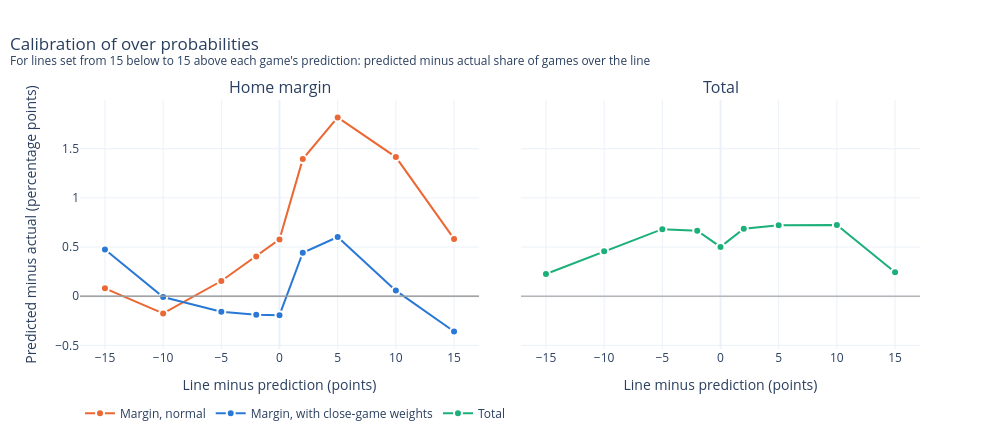

The notebook cell saved with this chart:
### Markdown cell above
## Calibration

### Code cell
cal = {"Margin, normal": totals.line_calibration(
           preds.assign(margin_sd=preds["margin_resid_sd"]), "margin"),
       "Margin, with close-game weights": totals.line_calibration(preds, "margin", weights),
       "Total": totals.line_calibration(preds, "total")}
plot_line_calibration(cal).show()

### Figure 1 — Plotly figure (JSON) as saved in the notebook; plotly's stock layout.template omitted (floating-point values rounded to 4 significant figures)
{"data": [{"customdata": [[87.71, 87.63], [77.99, 78.17], [65.13, 64.97], [56.39, 55.98], [50.36, 49.78], [44.29, 42.89], [35.38, 33.56], [22.18, 20.77], [12.31, 11.73]], "hovertemplate": "<b>Margin, normal</b><br>Line at prediction %{x:+d}<br>Predicted %{customdata[0]:.1f}%, actual %{customdata[1]:.1f}%<br>Gap %{y:+.2f} points<extra></extra>", "line": {"color": "#eb6834", "width": 2}, "marker": {"color": "#eb6834", "line": {"color": "white", "width": 2}, "size": 8}, "mode": "lines+markers", "name": "Margin, normal", "type": "scatter", "x": [-15, -10, -5, -2, 0, 2, 5, 10, 15], "xaxis": "x", "y": [0.08008, -0.176, 0.1542, 0.4039, 0.5777, 1.394, 1.818, 1.415, 0.5822], "yaxis": "y"}, {"customdata": [[88.1, 87.63], [78.16, 78.17], [64.81, 64.97], [55.79, 55.98], [49.59, 49.78], [43.34, 42.89], [34.16, 33.56], [20.82, 20.77], [11.37, 11.73]], "hovertemplate": "<b>Margin, with close-game weights</b><br>Line at prediction %{x:+d}<br>Predicted %{customdata[0]:.1f}%, actual %{customdata[1]:.1f}%<br>Gap %{y:+.2f} points<extra></extra>", "line": {"color": "#2a78d6", "width": 2}, "marker": {"color": "#2a78d6", "line": {"color": "white", "width": 2}, "size": 8}, "mode": "lines+markers", "name": "Margin, with close-game weights", "type": "scatter", "x": [-15, -10, -5, -2, 0, 2, 5, 10, 15], "xaxis": "x", "y": [0.4742, -0.008309, -0.158, -0.1899, -0.1936, 0.4416, 0.6014, 0.05658, -0.3597], "yaxis": "y"}, {"customdata": [[79.17, 78.95], [70.6, 70.14], [60.68, 60.0], [54.32, 53.65], [50.01, 49.5], [45.69, 45.01], [39.33, 38.61], [29.41, 28.68], [20.84, 20.59]], "hovertemplate": "<b>Total</b><br>Line at prediction %{x:+d}<br>Predicted %{customdata[0]:.1f}%, actual %{customdata[1]:.1f}%<br>Gap %{y:+.2f} points<extra></extra>", "line": {"color": "#1baf7a", "width": 2}, "marker": {"color": "#1baf7a", "line": {"color": "white", "width": 2}, "size": 8}, "mode": "lines+markers", "name": "Total", "type": "scatter", "x": [-15, -10, -5, -2, 0, 2, 5, 10, 15], "xaxis": "x2", "y": [0.2255, 0.4575, 0.6814, 0.6658, 0.5014, 0.6851, 0.7222, 0.7252, 0.2439], "yaxis": "y2"}], "layout": {"annotations": [{"font": {"size": 16}, "showarrow": false, "text": "Home margin", "x": 0.2375, "xanchor": "center", "xref": "paper", "y": 1.0, "yanchor": "bottom", "yref": "paper"}, {"font": {"size": 16}, "showarrow": false, "text": "Total", "x": 0.7625, "xanchor": "center", "xref": "paper", "y": 1.0, "yanchor": "bottom", "yref": "paper"}], "height": 440, "hoverlabel": {"bgcolor": "white"}, "legend": {"orientation": "h", "x": 0, "y": -0.2}, "shapes": [{"line": {"color": "#9a9a9a", "width": 1}, "type": "line", "x0": 0, "x1": 1, "xref": "x domain", "y0": 0, "y1": 0, "yref": "y"}, {"line": {"color": "#9a9a9a", "width": 1}, "type": "line", "x0": 0, "x1": 1, "xref": "x domain", "y0": 0, "y1": 0, "yref": "y"}, {"line": {"color": "#9a9a9a", "width": 1}, "type": "line", "x0": 0, "x1": 1, "xref": "x2 domain", "y0": 0, "y1": 0, "yref": "y2"}], "title": {"text": "Calibration of over probabilities<br><sup>For lines set from 15 below to 15 above each game's prediction: predicted minus actual share of games over the line</sup>", "x": 0.01}, "width": 1000, "xaxis": {"anchor": "y", "domain": [0.0, 0.475], "dtick": 5, "title": {"text": "Line minus prediction (points)"}}, "xaxis2": {"anchor": "y2", "domain": [0.525, 1.0], "dtick": 5, "title": {"text": "Line minus prediction (points)"}}, "yaxis": {"anchor": "x", "domain": [0.0, 1.0], "title": {"text": "Predicted minus actual (percentage points)"}}, "yaxis2": {"anchor": "x2", "domain": [0.0, 1.0], "matches": "y", "showticklabels": false}}}
